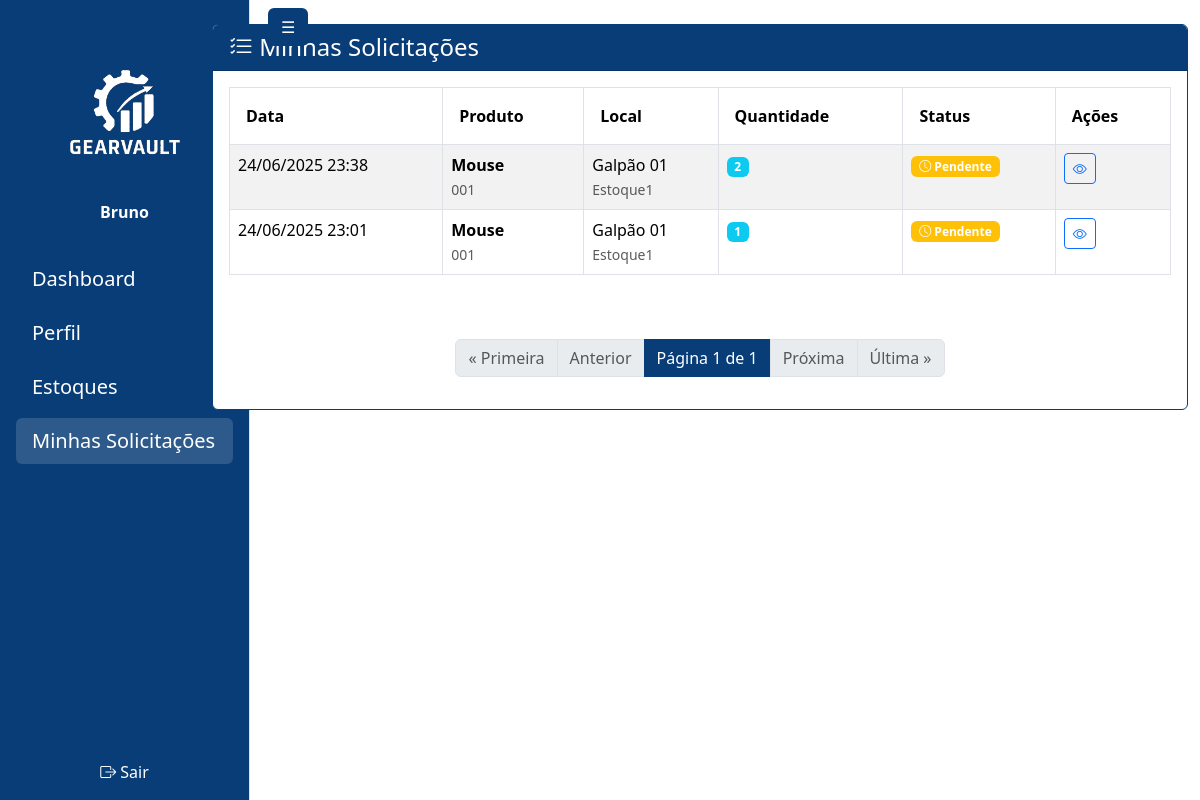
The page /usuario/solicitacoes/ (signed in) on the database as committed earlier.
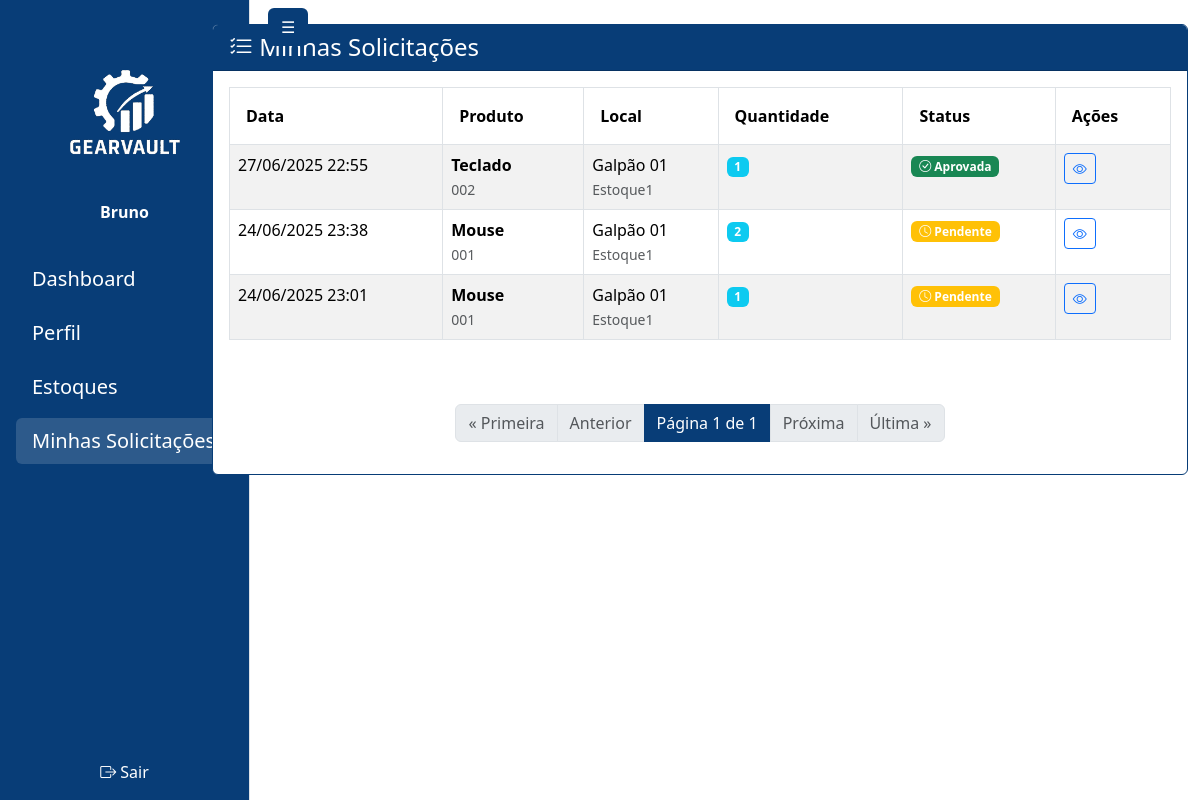
The same page on the database as committed later.
### gearvault/models.py (models this page shows, shortened)
class SolicitacaoProduto(models.Model):
    STATUS_CHOICES = [
        ('PENDENTE', 'Pendente'),
        ('APROVADA', 'Aprovada'),
        ('REJEITADA', 'Rejeitada'),
    ]
    usuario = models.ForeignKey(
        get_user_model(), on_delete=models.CASCADE, related_name='solicitacoes')
    produto = models.ForeignKey(Produto, on_delete=models.CASCADE)
    local = models.ForeignKey(LocalArmazenamento, on_delete=models.CASCADE)
    quantidade = models.PositiveIntegerField()
    justificativa = models.TextField(
        help_text="Justificativa para a solicitação")
    status = models.CharField(
        max_length=10, choices=STATUS_CHOICES, default='PENDENTE')
    data_solicitacao = models.DateTimeField(auto_now_add=True)
    data_resposta = models.DateTimeField(null=True, blank=True)
    resposta_admin = models.TextField(
        blank=True, null=True, help_text="Resposta do administrador")
    admin_responsavel = models.ForeignKey(
        get_user_model(),
        on_delete=models.SET_NULL,
        null=True,
        blank=True,
        related_name='solicitacoes_processadas'
    )
    class Meta:
        ordering = ['-data_solicitacao']
        verbose_name = 'Solicitação de Produto'
        verbose_name_plural = 'Solicitações de Produtos'

class Produto(models.Model):
    nome = models.CharField(max_length=255)
    codigo = models.CharField(max_length=100, unique=True)
    categoria = models.CharField(max_length=100, blank=True, null=True)
    descricao = models.TextField(blank=True, null=True)
    fornecedor = models.ForeignKey(
        Fornecedor, on_delete=models.SET_NULL, null=True, blank=True)
    imagem = models.ImageField(upload_to='produtos/', blank=True, null=True)

class LocalArmazenamento(models.Model):
    estoque = models.ForeignKey(Estoque, on_delete=models.CASCADE, related_name='locais')
    nome = models.CharField(max_length=255)
    descricao = models.TextField(blank=True, null=True)

class Estoque(models.Model):
    nome = models.CharField(max_length=255)
    descricao = models.TextField(blank=True, null=True)

### gearvault/views.py (the view)
# urls.py: path('solicitacoes/', views.usuario_minhas_solicitacoes,
@login_required
def usuario_minhas_solicitacoes(request):
    from .models import SolicitacaoProduto
    solicitacoes_list = SolicitacaoProduto.objects.filter(
        usuario=request.user
    ).select_related('produto', 'local', 'local__estoque').order_by('-data_solicitacao')
    paginator = Paginator(solicitacoes_list, 10)
    page_number = request.GET.get('page')
    solicitacoes = paginator.get_page(page_number)
    contexto = {
        'sidebar_links': get_sidebar_links(request.user),
        'solicitacoes': solicitacoes,
    }
    return render(request, 'pages/user/minhas_solicitacoes.html', contexto)

### gearvault/templates/pages/user/minhas_solicitacoes.html (shortened to what the changed rows need)
{% extends 'base.html' %}
{% load static %}
{% block content %}
<div class="container-fluid" id="main-content-panel">
  <div class="row">
    <div class="col-md-2" id="sidebar-panel">
      {% include 'sidebar.html' %}
    </div>
    <div class="col-md-10" id="painel-content">
      <div class="card mt-4 mb-4" style="border: 1px solid #083D77;">
        <div class="card-body">
          {% if solicitacoes %}
            <div class="table-responsive">
              <table class="table table-striped table-bordered">
                <thead>
                  <tr>
                    <th class="py-3 px-3">Data</th>
                    <th class="py-3 px-3">Produto</th>
                    <th class="py-3 px-3">Local</th>
                    <th class="py-3 px-3">Quantidade</th>
                    <th class="py-3 px-3">Status</th>
                    <th class="py-3 px-3">Ações</th>
                  </tr>
                </thead>
                <tbody>
                  {% for solicitacao in solicitacoes %}
                    <tr>
                      <td class="py-2">{{ solicitacao.data_solicitacao|date:"d/m/Y H:i" }}</td>
                      <td class="py-2">
                        <strong>{{ solicitacao.produto.nome }}</strong><br>
                        <small class="text-muted">{{ solicitacao.produto.codigo }}</small>
                      </td>
                      <td class="py-2">
                        {{ solicitacao.local.nome }}<br>
                        <small class="text-muted">{{ solicitacao.local.estoque.nome }}</small>
                      </td>
                      <td class="py-2">
                        <span class="badge bg-info">{{ solicitacao.quantidade }}</span>
                      </td>
                      <td class="py-2">
                        {% if solicitacao.status == 'PENDENTE' %}
                          <span class="badge bg-warning">
                            <i class="bi bi-clock"></i> Pendente
                          </span>
                        {% elif solicitacao.status == 'APROVADA' %}
                          <span class="badge bg-success">
                            <i class="bi bi-check-circle"></i> Aprovada
                          </span>
                        {% elif solicitacao.status == 'REJEITADA' %}
                          <span class="badge bg-danger">
                            <i class="bi bi-x-circle"></i> Rejeitada
                          </span>
                        {% endif %}
                      </td>
                      <td class="py-2">
                        <button class="btn btn-sm btn-outline-primary"
                                data-bs-toggle="modal"
                                data-bs-target="#detalhesSolicitacaoModal"
                                data-solicitacao-id="{{ solicitacao.id }}"
                                data-produto="{{ solicitacao.produto.nome }}"
                                data-codigo="{{ solicitacao.produto.codigo }}"
                                data-local="{{ solicitacao.local.nome }}"
                                data-estoque="{{ solicitacao.local.estoque.nome }}"
                                data-quantidade="{{ solicitacao.quantidade }}"
                                data-justificativa="{{ solicitacao.justificativa }}"
                                data-status="{{ solicitacao.get_status_display }}"
                                data-data-solicitacao="{{ solicitacao.data_solicitacao|date:'d/m/Y H:i' }}"
                                data-data-resposta="{% if solicitacao.data_resposta %}{{ solicitacao.data_resposta|date:'d/m/Y H:i' }}{% endif %}"
                                data-admin-responsavel="{% if solicitacao.admin_responsavel %}{{ solicitacao.admin_responsavel.get_full_name|default:solicitacao.admin_responsavel.username }}{% endif %}"
                                data-resposta-admin="{{ solicitacao.resposta_admin|default:'' }}"
                                title="Ver Detalhes">
                          <i class="bi bi-eye"></i>
                        </button>
                      </td>
                    </tr>
                  {% endfor %}
                </tbody>
              </table>
            </div>
          {% endif %}
        </div>
      </div>
    </div>
  </div>
</div>
{% endblock %}

### templates/sidebar.html (shortened to what this page needs)
{% load static %}
<div id="sidebar" class="position-fixed top-0 start-0 vh-100 text-white d-flex flex-column pt-5 border-end" style="background-color: #083D77; width: 250px; transition: transform 0.3s ease;">
  <div class="text-center mb-4 pt-3">
    <img src="{% static 'assets/LogoGearvaultBranco.png' %}" alt="Logo GearVault" style="width: 120px;" class="mb-3" />
    <strong class="d-block">{{ user.username }}</strong>
  </div>
  <nav class="flex-grow-1">
    <ul class="nav flex-column px-3">
      {% if sidebar_links %}
        {% for link in sidebar_links %}
          <li class="nav-item mt-2">
            <a href="{{ link.url }}" class="nav-link text-white fs-5 rounded px-3 py-2 link-hover{% if request.path == link.url %} active-link{% endif %}">{{ link.label }}</a>
          </li>
        {% endfor %}
      {% else %}
        <li class="nav-item text-white px-3">Nenhum link disponível</li>
      {% endif %}
    </ul>
  </nav>
  <div class="mt-auto">
    <a href="{% url 'logout' %}" class="text-white d-block px-3 py-2 pb-3 text-decoration-none text-center"><i class="bi bi-box-arrow-right"></i> Sair</a>
  </div>
</div>
<button id="toggleSidebarBtn" type="button" class="btn position-fixed top-0" style="background-color: #083D77;
  color: white; left: 260px; z-index: 1050; transition: left 0.3s ease; margin: 0.5rem;">☰</button>

Rows that differ between the two databases and show on the page:
added SolicitacaoProduto: data_solicitacao "27/06/2025 22:55", produto.nome "Teclado", produto.codigo "002", local.nome "Galpão 01", local.estoque.nome "Estoque1", quantidade "1", status "APROVADA" (drawn)
